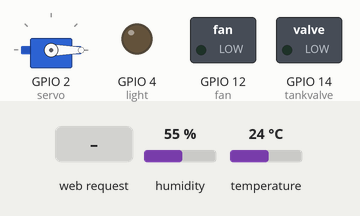
Recording of a sketch running on a simulated ESP8266 (NodeMCU). Parts: servo, switched loads named in the sketch (green lamp = pin HIGH), output pins drawn as LEDs (lit = HIGH). The test bench sets the inputs (shaded band); at power-on: humidity 55 %, temperature 24 °C. WiFi joins after 1.5 s; servers stay silent unless stated; what the sketch prints to the serial monitor is not drawn.

Above: at 2.7 s.
2.8 s: HTTP request GET /lighton received
At 3.4 s:
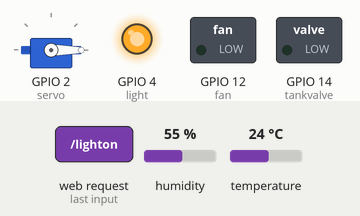
4.3 s: HTTP request GET /dooropen received
At 4.6 s:
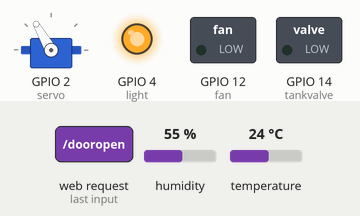
5.8 s: HTTP request GET /lightoff received
At 6.9 s:
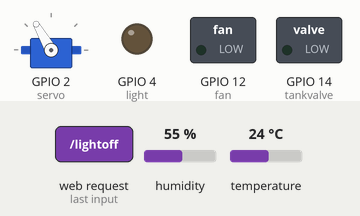
Timing chart, 0 to 8.8 s (numbered marks = the images above; inputs shaded):
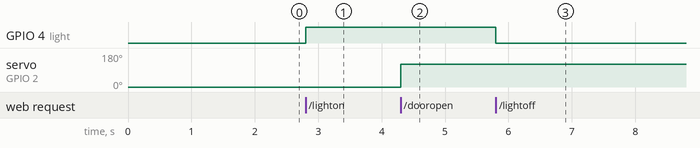

The sketch:

sketch_jan25a.ino
```cpp
#include <ESP8266WiFi.h>
#include "DHT.h"
#include <Servo.h>

Servo servo;

#define DHTTYPE DHT11
const int DHTPin = 5; //temperature
DHT dht(DHTPin, DHTTYPE);

const char* ssid = "JaraWifi";
const char* password = "jaraz12345";

bool autoStatus = false;

WiFiServer server(80);

void setup() {
  pinMode(4, OUTPUT);//light
  pinMode(14, OUTPUT);//tankvalve
  pinMode(12,OUTPUT);//fan

  Serial.begin(115200);
  dht.begin();
  servo.attach(2); // door
  servo.write(0);

  delay(10);

  // Connect to WiFi network
  Serial.println();
  Serial.println();
  Serial.print("Connecting to ");
  Serial.println(ssid);

  WiFi.begin(ssid, password);

  while (WiFi.status() != WL_CONNECTED) {
    delay(500);
    Serial.print(".");
  }
  Serial.println("");
  Serial.println("WiFi connected");

  // Start the server
  server.begin();
  Serial.println("Server started");

  // Print the IP address
  Serial.println(WiFi.localIP());
}

void loop() {
  String s;
  String temp = String(dht.readTemperature(),2);
  String humid = String(dht.readHumidity(),2);

  //automatic temp control module
  if(autoStatus){
    if(dht.readTemperature() > 25){
      servo.write(120);
    }
    else{
      servo.write(0);
    }
  }


  // Check if a client has connected
  WiFiClient client = server.available();
  if (!client) {
    return;
  }

  // Wait until the client sends some data
  Serial.println("new client");
  while(!client.available()){
    delay(1);
  }

  // Read the first line of the request
  String req = client.readStringUntil('\r');
  Serial.println(req);
  client.flush();

  if (req.indexOf("/toggleauto") != -1){
    autoStatus = !autoStatus;

    s = "HTTP/1.1 200 OK\r\nAccess-Control-Allow-Origin: *\r\nAccess-Control-Allow- Methods: GET\r\nAccess-Control-Allow-Headers: Origin, X-Requested-With, Content-Type, Accept\r\nContent-Type: text/plain\r\n\r\nSuccess";
  }
  else if (req.indexOf("/getautostatus") != -1){
    s = "HTTP/1.1 200 OK\r\nAccess-Control-Allow-Origin: *\r\nAccess-Control-Allow- Methods: GET\r\nAccess-Control-Allow-Headers: Origin, X-Requested-With, Content-Type, Accept\r\nContent-Type: text/plain\r\n\r\n" + String(autoStatus);
  }
  else if (req.indexOf("/gettemp") != -1){
    Serial.println("Temperature : " + temp);

    s = "HTTP/1.1 200 OK\r\nAccess-Control-Allow-Origin: *\r\nAccess-Control-Allow- Methods: GET\r\nAccess-Control-Allow-Headers: Origin, X-Requested-With, Content-Type, Accept\r\nContent-Type: text/plain\r\n\r\n" + temp;
  }
  else if (req.indexOf("/gethum") != -1){
    Serial.println("Humidity : " + humid);

    s = "HTTP/1.1 200 OK\r\nAccess-Control-Allow-Origin: *\r\nAccess-Control-Allow- Methods: GET\r\nAccess-Control-Allow-Headers: Origin, X-Requested-With, Content-Type, Accept\r\nContent-Type: text/plain\r\n\r\n" + humid;
  }
  else if (req.indexOf("/getreadings") != -1){
    Serial.println("Temperature : " + temp);
    Serial.println("Humidity : " + humid);

    s = "HTTP/1.1 200 OK\r\nAccess-Control-Allow-Origin: *\r\nAccess-Control-Allow- Methods: GET\r\nAccess-Control-Allow-Headers: Origin, X-Requested-With, Content-Type, Accept\r\nContent-Type: text/plain\r\n\r\n" + temp + "&" + humid;
  }
  else if (req.indexOf("/lighton") != -1){
    digitalWrite(4, HIGH);

    s = "HTTP/1.1 200 OK\r\nAccess-Control-Allow-Origin: *\r\nAccess-Control-Allow- Methods: GET\r\nAccess-Control-Allow-Headers: Origin, X-Requested-With, Content-Type, Accept\r\nContent-Type: text/plain\r\n\r\nLightOn";
  }
  else if (req.indexOf("/lightoff") != -1){
    digitalWrite(4, LOW);

    s = "HTTP/1.1 200 OK\r\nAccess-Control-Allow-Origin: *\r\nAccess-Control-Allow- Methods: GET\r\nAccess-Control-Allow-Headers: Origin, X-Requested-With, Content-Type, Accept\r\nContent-Type: text/plain\r\n\r\nLightOFf";
  }
  else if (req.indexOf("/nlighton") != -1){
    digitalWrite(4, HIGH);

    s = "HTTP/1.1 200 OK\r\nAccess-Control-Allow-Origin: *\r\nAccess-Control-Allow- Methods: GET\r\nAccess-Control-Allow-Headers: Origin, X-Requested-With, Content-Type, Accept\r\nContent-Type: text/plain\r\n\r\nnLightOn";
  }
  else if (req.indexOf("/nlightoff") != -1){
    digitalWrite(4, LOW);

    s = "HTTP/1.1 200 OK\r\nAccess-Control-Allow-Origin: *\r\nAccess-Control-Allow- Methods: GET\r\nAccess-Control-Allow-Headers: Origin, X-Requested-With, Content-Type, Accept\r\nContent-Type: text/plain\r\n\r\nnLightOFf";
  }
  else if (req.indexOf("/dooropen") != -1){
    servo.write(120);

    s = "HTTP/1.1 200 OK\r\nAccess-Control-Allow-Origin: *\r\nAccess-Control-Allow- Methods: GET\r\nAccess-Control-Allow-Headers: Origin, X-Requested-With, Content-Type, Accept\r\nContent-Type: text/plain\r\n\r\ndooropen";
  }
  else if (req.indexOf("/doorclose") != -1){
    servo.write(0);

    s = "HTTP/1.1 200 OK\r\nAccess-Control-Allow-Origin: *\r\nAccess-Control-Allow- Methods: GET\r\nAccess-Control-Allow-Headers: Origin, X-Requested-With, Content-Type, Accept\r\nContent-Type: text/plain\r\n\r\ndoorclose";
  }
  else if (req.indexOf("/valveopen") != -1){
    digitalWrite(14, HIGH);

    s = "HTTP/1.1 200 OK\r\nAccess-Control-Allow-Origin: *\r\nAccess-Control-Allow- Methods: GET\r\nAccess-Control-Allow-Headers: Origin, X-Requested-With, Content-Type, Accept\r\nContent-Type: text/plain\r\n\r\nvalveopen";
  }
  else if (req.indexOf("/valveclose") != -1){
    digitalWrite(14, LOW);

    s = "HTTP/1.1 200 OK\r\nAccess-Control-Allow-Origin: *\r\nAccess-Control-Allow- Methods: GET\r\nAccess-Control-Allow-Headers: Origin, X-Requested-With, Content-Type, Accept\r\nContent-Type: text/plain\r\n\r\nvalveclose";
  }
  else if (req.indexOf("/alarmon") != -1){
    digitalWrite(4, HIGH);

    s = "HTTP/1.1 200 OK\r\nAccess-Control-Allow-Origin: *\r\nAccess-Control-Allow- Methods: GET\r\nAccess-Control-Allow-Headers: Origin, X-Requested-With, Content-Type, Accept\r\nContent-Type: text/plain\r\n\r\nalarmOn";
  }
  else if (req.indexOf("/alarmoff") != -1){
    digitalWrite(4, LOW);

    s = "HTTP/1.1 200 OK\r\nAccess-Control-Allow-Origin: *\r\nAccess-Control-Allow- Methods: GET\r\nAccess-Control-Allow-Headers: Origin, X-Requested-With, Content-Type, Accept\r\nContent-Type: text/plain\r\n\r\nalarmOFf";
  }
  else if (req.indexOf("/fanon") != -1){
    digitalWrite(12, HIGH);

    s = "HTTP/1.1 200 OK\r\nAccess-Control-Allow-Origin: *\r\nAccess-Control-Allow- Methods: GET\r\nAccess-Control-Allow-Headers: Origin, X-Requested-With, Content-Type, Accept\r\nContent-Type: text/plain\r\n\r\nFanOn";
  }
  else if (req.indexOf("/fanoff") != -1){
    digitalWrite(12, LOW);

    s = "HTTP/1.1 200 OK\r\nAccess-Control-Allow-Origin: *\r\nAccess-Control-Allow- Methods: GET\r\nAccess-Control-Allow-Headers: Origin, X-Requested-With, Content-Type, Accept\r\nContent-Type: text/plain\r\n\r\nFanOFf";
  }
  else {
    Serial.println("invalid request");
    client.stop();
    return;
  }

  client.flush();

  // Send the response to the client
  client.print(s);
  delay(1);
  Serial.println("Client disonnected");

  // The client will actually be disconnected
  // when the function returns and 'client' object is detroyed

}
```

Measured:
- after the input at 2.8 s, GPIO 4 (light): LOW → HIGH at once
- after the input at 4.3 s, servo on GPIO 2 (servo): 0° → 120° at once
- after the input at 5.8 s, GPIO 4 (light): HIGH → LOW at once
